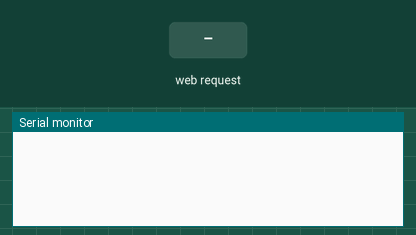
Simulated run of this program. Board: ESP8266 (Wemos D1 mini). Shown: the last lines printed to the serial monitor. The test bench sets the inputs (shaded band).

Above: at 1.3 s.
1.4 s: HTTP request GET /next received
At 1.9 s:
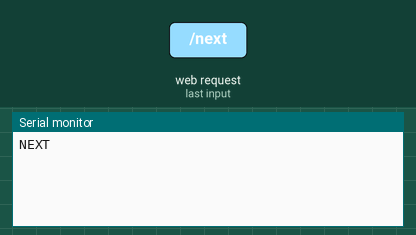
2.9 s: HTTP request GET /prev received
At 4.3 s:
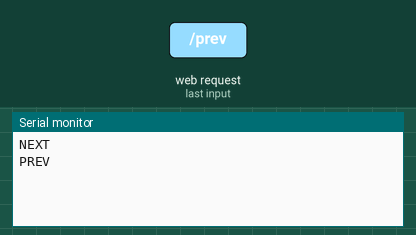

The program:

main.cpp
```cpp
#include <Arduino.h>
#include <ESP8266WiFi.h>
#include <ESP8266WebServer.h>

ESP8266WebServer server(80);

const char *ssid = "Presenter";
const char *password = "12345678";

const char index_html[] PROGMEM = R"rawliteral(
<!DOCTYPE html>
<html>
<head>
<meta charset="utf-8">
<meta name="viewport" content="width=device-width, initial-scale=1, user-scalable=no">
<title>SerPresenter</title>
<style>
  * { margin: 0; padding: 0; box-sizing: border-box; }
  html, body { height: 100%; }
  body {
    display: flex;
    flex-direction: column;
    background: #1a1a1a;
    font-family: -apple-system, sans-serif;
    -webkit-tap-highlight-color: transparent;
    user-select: none;
    -webkit-user-select: none;
  }
  header {
    padding: 12px 16px;
    text-align: center;
    color: #888;
    font-size: 14px;
    letter-spacing: 1px;
    border-bottom: 1px solid #333;
  }
  header span { color: #555; font-size: 11px; }
  .btn {
    flex: 1;
    display: flex;
    align-items: center;
    justify-content: center;
    font-size: 18vw;
    color: #fff;
    border: none;
    cursor: pointer;
    transition: background 0.1s;
    -webkit-appearance: none;
    outline: none;
    touch-action: manipulation;
  }
  .btn:active { filter: brightness(1.3); }
  .prev { background: #2d2d2d; }
  .next { background: #3a3a3a; }
  .status {
    position: fixed; top: 8px; left: 50%; transform: translateX(-50%);
    color: #555; font-size: 12px; pointer-events: none;
  }
</style>
</head>
<body>
<header>SerPresenter <span>v0.1.0</span></header>
<button class="btn prev" ontouchstart="send('prev')" onmousedown="send('prev')">&#9664;</button>
<button class="btn next" ontouchstart="send('next')" onmousedown="send('next')">&#9654;</button>
<div class="status" id="status"></div>
<script>
  let busy = false;
  function send(dir) {
    if (busy) return;
    busy = true;
    const s = document.getElementById('status');
    s.textContent = dir === 'next' ? 'next ▶' : '◀ prev';
    fetch('/' + dir).then(() => {
      s.textContent = 'ok';
      setTimeout(() => { s.textContent = ''; busy = false; }, 200);
    }).catch(() => {
      s.textContent = 'err';
      setTimeout(() => { s.textContent = ''; busy = false; }, 300);
    });
  }
</script>
</body>
</html>
)rawliteral";

void handleRoot() {
  server.send(200, "text/html", index_html);
}

void handleNext() {
  Serial.println("NEXT");
  server.send(200, "text/plain", "NEXT");
}

void handlePrev() {
  Serial.println("PREV");
  server.send(200, "text/plain", "PREV");
}

void setup() {
  Serial.begin(115200);
  delay(100);

  WiFi.mode(WIFI_AP);
  WiFi.softAP(ssid, password);

  server.on("/", handleRoot);
  server.on("/next", handleNext);
  server.on("/prev", handlePrev);
  server.begin();
}

void loop() {
  server.handleClient();
}
```

Measured:
- after the input at 1.4 s, the serial monitor: prints a new line at once (image 1)
- after the input at 2.9 s, the serial monitor: prints a new line at once (image 2)
